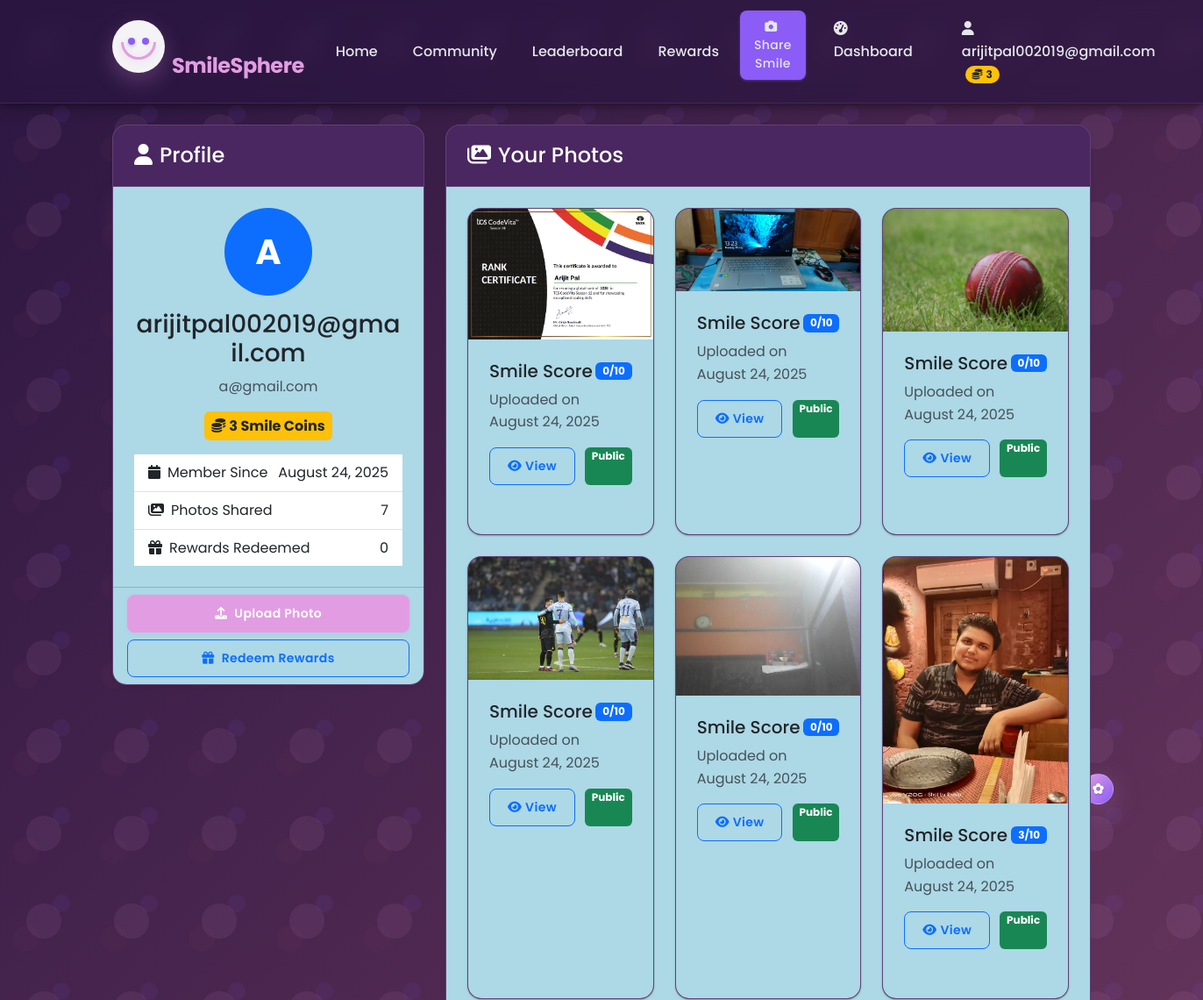
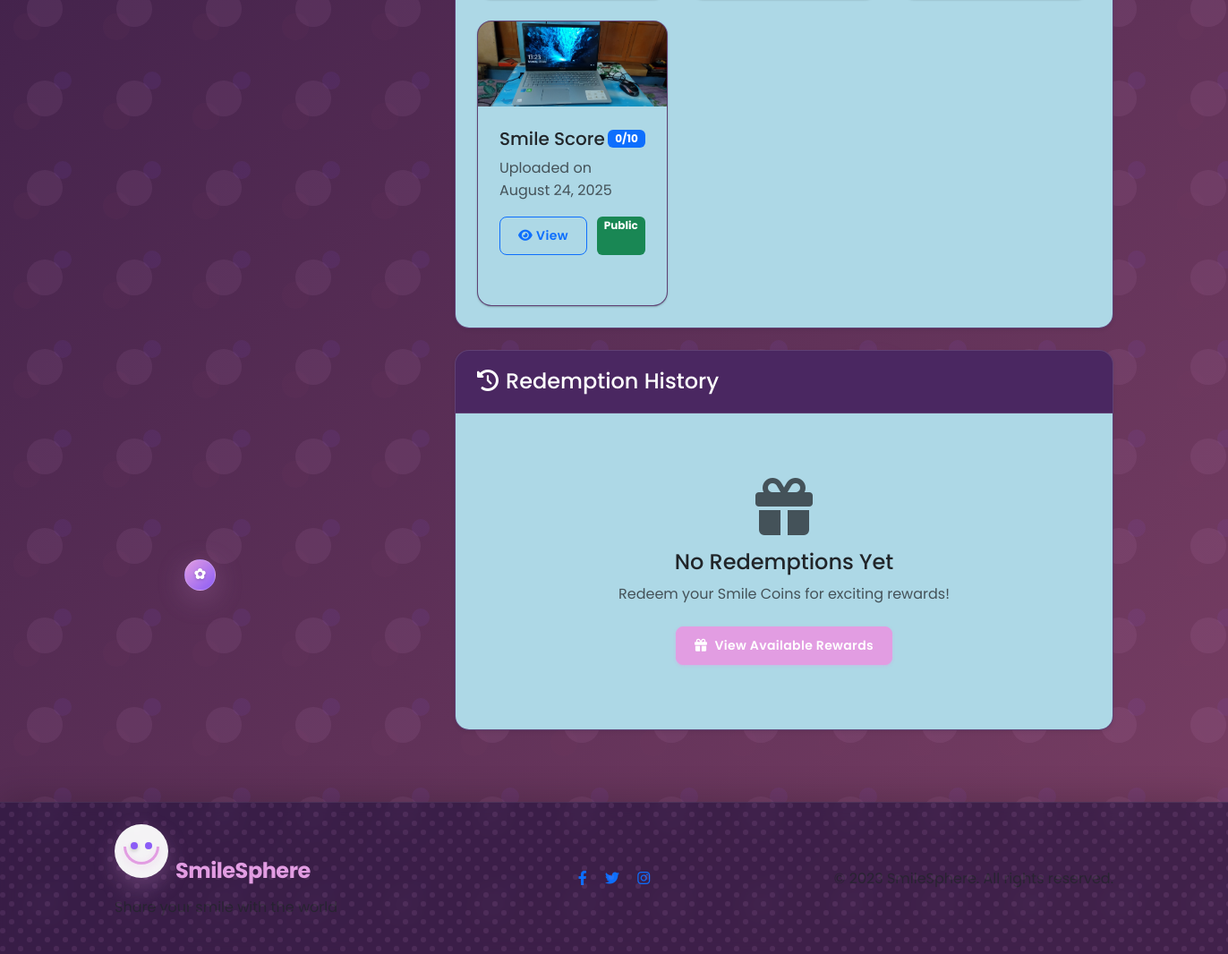
Screenshot of /profile (signed in) with the database file from the repository (2 pictures, top to bottom).
### app.py (models this page shows, shortened)
class User(UserMixin, db.Model):
    id = db.Column(db.Integer, primary_key=True)
    username = db.Column(db.String(80), unique=True, nullable=False)
    email = db.Column(db.String(120), unique=True, nullable=False)
    password_hash = db.Column(db.String(128))
    smile_coins = db.Column(db.Integer, default=0)
    photos = db.relationship('Photo', backref='user', lazy=True)
    is_admin = db.Column(db.Boolean, default=False)
    created_at = db.Column(db.DateTime, default=datetime.utcnow)
    current_streak = db.Column(db.Integer, default=0)
    longest_streak = db.Column(db.Integer, default=0)
    last_upload_date = db.Column(db.Date)

class Photo(db.Model):
    id = db.Column(db.Integer, primary_key=True)
    filename = db.Column(db.String(255), nullable=False)
    smile_score = db.Column(db.Integer, default=0)
    user_id = db.Column(db.Integer, db.ForeignKey('user.id'), nullable=False)
    uploaded_at = db.Column(db.DateTime, default=datetime.utcnow)
    public = db.Column(db.Boolean, default=True)

### app.py (the view)
@app.route('/profile')
@login_required
def profile():
    photos = current_user.photos
    redemptions = Redemption.query.filter_by(user_id=current_user.id).join(Reward).all()
    return render_template('profile.html', photos=photos, redemptions=redemptions)

### app.py (called while the page is built)
@login_manager.user_loader
def load_user(user_id):
    return User.query.get(int(user_id))

@app.context_processor
def inject_current_app():
    return dict(current_app=current_app)

### templates/profile.html (shortened to what this page needs)
{% extends "base.html" %}
{% block content %}
<div class="row mb-4">
    <div class="col-md-4">
        <div class="card shadow-sm">
            <div class="card-header bg-skyblue text-white">
                <h4 class="mb-0"><i class="fas fa-user me-2"></i>Profile</h4>
            </div>
            <div class="card-body text-center bg-skyblue">
                <div class="avatar-circle-large bg-primary text-white mx-auto mb-3">
                    <span>{{ current_user.username[0].upper() }}</span>
                </div>
                <h3>{{ current_user.username }}</h3>
                <p class="text-muted">{{ current_user.email }}</p>
                <div class="d-flex justify-content-center mb-3">
                    <div class="badge bg-warning text-dark p-2 fs-6">
                        <i class="fas fa-coins me-1"></i>{{ current_user.smile_coins }} Smile Coins
                    </div>
                </div>
                <ul class="list-group list-group-flush text-start">
                    <li class="list-group-item d-flex justify-content-between align-items-center">
                        <span><i class="fas fa-calendar me-2"></i>Member Since</span>
                        <span>{{ current_user.created_at.strftime('%B %d, %Y') }}</span>
                    </li>
                    <li class="list-group-item d-flex justify-content-between align-items-center">
                        <span><i class="fas fa-images me-2"></i>Photos Shared</span>
                        <span>{{ photos|length }}</span>
                    </li>
                    <li class="list-group-item d-flex justify-content-between align-items-center">
                        <span><i class="fas fa-gift me-2"></i>Rewards Redeemed</span>
                        <span>{{ redemptions|length }}</span>
                    </li>
                </ul>
            </div>
            <div class="card-footer bg-skyblue">
                <div class="d-grid gap-2">
                    <a href="{{ url_for('upload') }}" class="btn btn-primary">
                        <i class="fas fa-upload me-2"></i>Upload Photo
                    </a>
                    <a href="{{ url_for('rewards') }}" class="btn btn-outline-primary">
                        <i class="fas fa-gift me-2"></i>Redeem Rewards
                    </a>
                </div>
            </div>
        </div>
    </div>
    <div class="col-md-8">
        <div class="card shadow-sm mb-4">
            <div class="card-header bg-skyblue text-white">
                <h4 class="mb-0"><i class="fas fa-images me-2"></i>Your Photos</h4>
            </div>
            <div class="card-body bg-skyblue">
                {% if photos %}
                <div class="row g-4">
                    {% for photo in photos %}
                    <div class="col-md-6 col-lg-4">
                        <div class="card h-100">
                            <img src="{{ url_for('static', filename='images/uploads/' + photo.filename) }}"
                                 class="card-img-top" alt="Smile Photo">
                            <div class="card-body bg-skyblue">
                                <div class="d-flex justify-content-between align-items-center mb-2">
                                    <h5 class="card-title mb-0">Smile Score</h5>
                                    <span class="badge bg-primary">{{ photo.smile_score }}/10</span>
                                </div>
                                <p class="card-text text-muted">
                                    Uploaded on {{ photo.uploaded_at.strftime('%B %d, %Y') }}
                                </p>
                                <div class="d-flex justify-content-between">
                                    <a href="{{ url_for('view_photo', photo_id=photo.id) }}" class="btn btn-sm btn-outline-primary">
                                        <i class="fas fa-eye me-1"></i>View
                                    </a>
                                    <span class="badge {% if photo.public %}bg-success{% else %}bg-secondary{% endif %}">
                                        {{ 'Public' if photo.public else 'Private' }}
                                    </span>
                                </div>
                            </div>
                        </div>
                    </div>
                    {% endfor %}
                </div>
                {% endif %}
            </div>
        </div>
        <div class="card shadow-sm">
            <div class="card-header bg-light-purple text-white">
                <h4 class="mb-0"><i class="fas fa-history me-2"></i>Redemption History</h4>
            </div>
            <div class="card-body bg-skyblue">
                {% if redemptions %}
                <div class="table-responsive">
                    <table class="table table-hover">
                        <thead>
                            <tr>
                                <th scope="col">Reward</th>
                                <th scope="col">Cost</th>
                                <th scope="col">Date</th>
                                <th scope="col">Status</th>
                            </tr>
                        </thead>
                        <tbody>
                            {% for redemption in redemptions %}
                            <tr>
                                <td>{{ redemption.reward.name }}</td>
                                <td>
                                    <span class="badge bg-warning text-dark">
                                        <i class="fas fa-coins me-1"></i>{{ redemption.reward.cost }}
                                    </span>
                                </td>
                                <td>{{ redemption.redeemed_at.strftime('%B %d, %Y') }}</td>
                                <td>
                                    <span class="badge {% if redemption.status == 'completed' %}bg-success{% elif redemption.status == 'pending' %}bg-warning{% else %}bg-danger{% endif %}">
                                        {{ redemption.status.capitalize() }}
                                    </span>
                                </td>
                            </tr>
                            {% endfor %}
                        </tbody>
                    </table>
                </div>
                {% else %}
                <div class="text-center py-5">
                    <i class="fas fa-gift fa-4x text-muted mb-3"></i>
                    <h4>No Redemptions Yet</h4>
                    <p class="text-muted">Redeem your Smile Coins for exciting rewards!</p>
                    <a href="{{ url_for('rewards') }}" class="btn btn-primary mt-2">
                        <i class="fas fa-gift me-2"></i>View Available Rewards
                    </a>
                </div>
                {% endif %}
            </div>
        </div>
    </div>
</div>
{% endblock %}

### templates/base.html (shortened to what this page needs)
<!DOCTYPE html>
<html lang="en">
<head>
    <link rel="stylesheet" href="https://cdnjs.cloudflare.com/ajax/libs/font-awesome/6.4.0/css/all.min.css">
    <link href="https://cdn.jsdelivr.net/npm/bootstrap@5.3.1/dist/css/bootstrap.min.css" rel="stylesheet">
    <link rel="stylesheet" href="{{ url_for('static', filename='css/style.css') }}">
</head>
<body>
    <div class="floating-coins-container">
        <div class="floating-coin"></div>
        <div class="floating-coin"></div>
    </div>
    <nav class="navbar navbar-expand-lg navbar-dark">
        <div class="container">
            <a class="navbar-brand" href="{{ url_for('index') }}">
                <div class="smile-3d me-2"></div>SmileSphere
            </a>
            <div class="collapse navbar-collapse" id="navbarNav">
                <ul class="navbar-nav me-auto">
                    <li class="nav-item">
                        <a class="nav-link" href="{{ url_for('index') }}">Home</a>
                    </li>
                    <li class="nav-item">
                        <a class="nav-link" href="{{ url_for('community') }}">Community</a>
                    </li>
                    <li class="nav-item">
                        <a class="nav-link" href="{{ url_for('leaderboard') }}">Leaderboard</a>
                    </li>
                    <li class="nav-item">
                        <a class="nav-link" href="{{ url_for('rewards') }}">Rewards</a>
                    </li>
                </ul>
                <ul class="navbar-nav">
                    {% if current_user.is_authenticated %}
                    <li class="nav-item me-2">
                        <a class="nav-link btn btn-accent btn-sm px-3" href="{{ url_for('upload') }}">
                            <i class="fas fa-camera me-1"></i>Share Smile
                        </a>
                    </li>
                    <li class="nav-item me-3">
                        <a class="nav-link" href="{{ url_for('dashboard') }}">
                            <i class="fas fa-tachometer-alt me-1"></i>Dashboard
                        </a>
                    </li>
                    <li class="nav-item me-3">
                        <a class="nav-link" href="{{ url_for('profile') }}">
                            <i class="fas fa-user me-1"></i>{{ current_user.username }}
                            <span class="badge bg-warning text-dark ms-1 rounded-pill">
                                <i class="fas fa-coins me-1"></i>{{ current_user.smile_coins }}
                            </span>
                        </a>
                    </li>
                    <li class="nav-item">
                        <a class="nav-link" href="{{ url_for('logout') }}">
                        </a>
                    </li>
                    {% endif %}
                </ul>
            </div>
        </div>
    </nav>
    <div class="container mt-4">
        {% block content %}{% endblock %}
    </div>
    <footer class="footer mt-5 py-4">
        <div class="container">
            <div class="row align-items-center">
                <div class="col-md-4">
                    <a class="navbar-brand" href="{{ url_for('index') }}">
                        <div class="smile-3d me-2"></div>SmileSphere
                    </a>
                    <p class="mt-2 text-muted">Share your smile with the world</p>
                </div>
                <div class="col-md-4 text-center">
                    <div class="social-links">
                        <a href="#" class="text-decoration-none mx-2"><i class="fab fa-facebook-f"></i></a>
                        <a href="#" class="text-decoration-none mx-2"><i class="fab fa-twitter"></i></a>
                        <a href="#" class="text-decoration-none mx-2"><i class="fab fa-instagram"></i></a>
                    </div>
                </div>
                <div class="col-md-4 text-md-end text-center mt-3 mt-md-0">
                    <span class="text-muted">© 2023 SmileSphere. All rights reserved.</span>
                </div>
            </div>
        </div>
    </footer>
</body>
</html>

### templates/profile.html (style rules this page uses)
.avatar-circle-large { width: 100px; height: 100px; border-radius: 50%; display: flex; justify-content: center; align-items: center; font-size: 40px; font-weight: bold; }

### rows the page displays
User: username "arijitpal002019@gmail.com", smile_coins "3", username "A", email "a@gmail.com", created_at "August 24, 2025"
Photo: filename (picture), smile_score "0", uploaded_at "August 24, 2025", public "Public"
Photo: filename (picture), smile_score "0", uploaded_at "August 24, 2025", public "Public"
Photo: filename (picture), smile_score "0", uploaded_at "August 24, 2025", public "Public"
Photo: filename (picture), smile_score "0", uploaded_at "August 24, 2025", public "Public"
Photo: filename (picture), smile_score "0", uploaded_at "August 24, 2025", public "Public"
Photo: filename (picture), smile_score "3", uploaded_at "August 24, 2025", public "Public"
Photo: filename (picture), smile_score "0", uploaded_at "August 24, 2025", public "Public"

### other values shown
{{ photos|length }} "7"
{{ redemptions|length }} "0"
